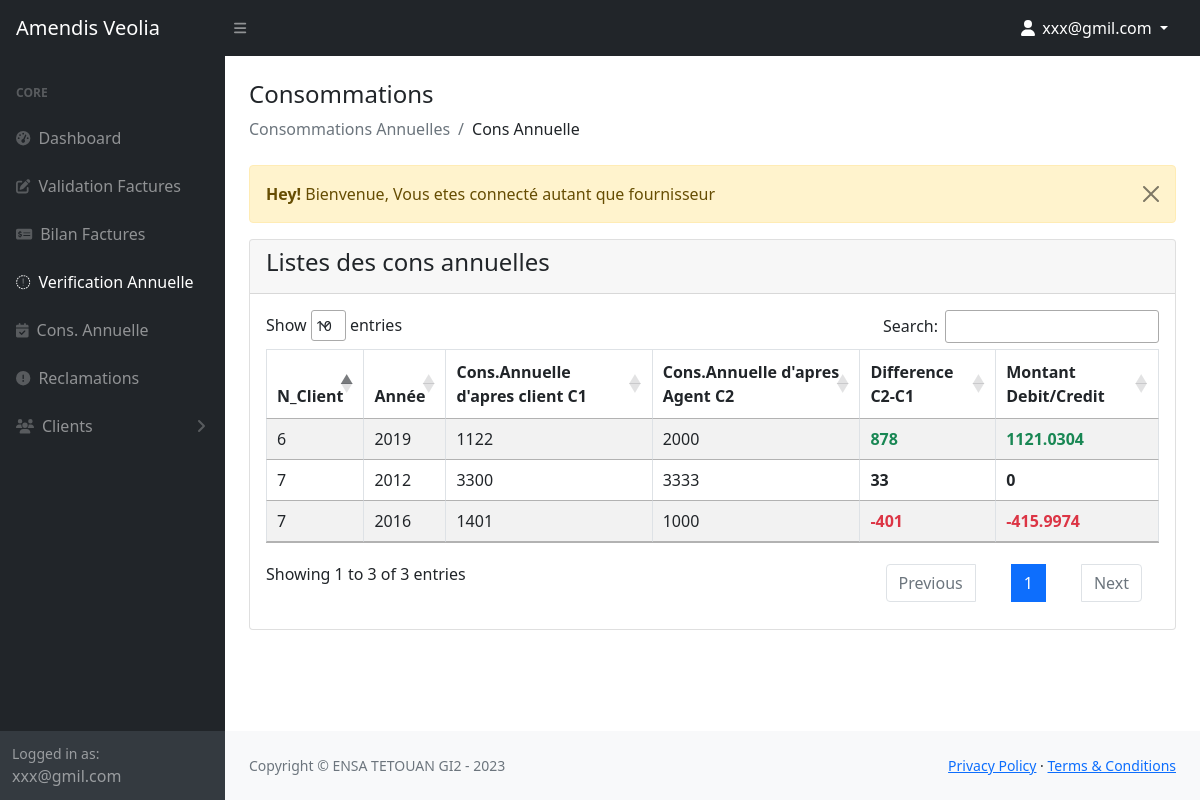
Screenshot of /TP2project/admin/cons-annuelle.php (signed in) with the database file from the repository.
### tables this page shows
CREATE TABLE `fournisseurs` (
  `id_fr` int(255) NOT NULL,
  `nom_fr` varchar(30) NOT NULL,
  `adresse_fr` varchar(200) NOT NULL,
  `tel_fr` varchar(20) NOT NULL,
  `email_fr` varchar(50) NOT NULL,
  `mdp_fr` varchar(30) NOT NULL
);

CREATE TABLE `factures` (
  `id_fac` int(255) NOT NULL,
  `montant_ht` float NOT NULL,
  `montant_taxes` float NOT NULL,
  `montant_ttc` float NOT NULL,
  `quantite` int(30) NOT NULL,
  `etat` varchar(20) NOT NULL,
  `created_fr` timestamp NOT NULL DEFAULT current_timestamp(),
  `id_cl` int(20) NOT NULL,
  `id_fr` int(20) NOT NULL,
  `id_consommation` int(20) NOT NULL,
  `cons_par_annee` int(20) NOT NULL,
  `solde_anterieur` float NOT NULL
);

CREATE TABLE `clients` (
  `id_cl` int(255) NOT NULL,
  `nom_cl` varchar(50) NOT NULL,
  `prenom_cl` varchar(50) NOT NULL,
  `cin_cl` varchar(20) NOT NULL,
  `adresse_cl` varchar(100) NOT NULL,
  `tel_cl` varchar(20) NOT NULL,
  `email_cl` varchar(50) NOT NULL,
  `passwd_cl` varchar(50) NOT NULL,
  `created_at` timestamp NOT NULL DEFAULT current_timestamp(),
  `date_abonnement` date DEFAULT NULL,
  `id_zone` int(255) NOT NULL
);

CREATE TABLE `consommations` (
  `id_consommation` int(255) NOT NULL,
  `index_compteur` int(20) NOT NULL,
  `mois` varchar(10) NOT NULL,
  `annee` varchar(5) NOT NULL,
  `image` varchar(255) NOT NULL,
  `etat_cons` varchar(20) NOT NULL,
  `id_cl` int(255) NOT NULL
);

### TP2project/admin/cons-annuelle.php (the view, shortened to what this page needs)
<?php
include('config/dbcon.php');
include('includes/header.php');
?>
<div class="container-fluid px-4">
    <h4 class="mt-4">Consommations</h4>
    <ol class="breadcrumb mb-4">
        <li class="breadcrumb-item active">Consommations Annuelles</li>
        <li class="breadcrumb-item ">Cons Annuelle</li>
    </ol>
    <div class="row">
        <div class="col-md-12">
            <?php include('message.php')?>
            <div class="card">
                <div class="card-header">
                    <h4>Listes des cons annuelles </h4>
                </div>
                <div class="card-body">
                    <table id='myDataTable' class="table table-bordered table-striped table-sm ">
                        <thead>
                            <tr>
                                <th>N_Client</th>
                                <th>Année</th>
                                <th>Cons.Annuelle d'apres client C1</th>
                                <th>Cons.Annuelle d'apres Agent C2</th>
                                <th>Difference C2-C1</th>
                                <th>Montant Debit/Credit</th>
                            </tr>
                        </thead>
                        <tbody>
                            <?php
                            $query="SELECT clients.id_cl, consommations.annee, factures.cons_par_annee, consommations.annee, cons_annuelles.Consommation, factures.id_fac
                            FROM factures, clients, consommations, cons_annuelles
                            WHERE
                                 clients.id_cl = consommations.id_cl
                            AND factures.id_consommation = consommations.id_consommation
                            AND consommations.mois='12'
                            AND cons_annuelles.idClient = clients.id_cl AND consommations.annee=cons_annuelles.Annee
                            GROUP BY id_cl, consommations.annee, cons_annuelles.Annee
                            ";
                            $query_run = mysqli_query($con, $query);
                            if(mysqli_num_rows($query_run) > 0){
                                foreach($query_run as $row){
                                    $diff =$row['Consommation']-$row['cons_par_annee'];
                                    $color = ($diff <-100) ? "text-danger" :(($diff)>100? "text-success" :"" );
                                    if($diff<=100){
                                        $mt_ht = $diff * 0.91;
                                    }elseif($diff>=101 && $diff<=200){
                                        $mt_ht = $diff * 1.01;
                                    }elseif($diff>=201){
                                        $mt_ht = $diff * 1.12;
                                    }
                                    $mt_taxes= $mt_ht * 0.14;
                                    $mt_ttc = $mt_ht + $mt_taxes;
                                    if($diff < 100 && $diff > -100){
                                        $mt_ttc = 0;
                                    }
                                    $color2 = ($mt_ttc < 0 ) ? "text-danger" :(($mt_ttc)>0? "text-success" :"");
                                    ?>
                                    <tr>
                                        <td> <?= $row['id_cl']; ?> </td>
                                        <td> <?= $row['annee']; ?></td>
                                        <td> <?= $row['cons_par_annee']; ?> </td>
                                        <td> <?= $row['Consommation']; ?> </td>
                                        <td>
                                            <span class="<?= $color ?> fw-bold"><?= $diff ?> </span>
                                        </td>
                                        <td>
                                            <span class="<?= $color2 ?> fw-bold"> <?= $mt_ttc ?> </td> </span>
                                    </tr>
                                    <?php
                                }
                            }else{
                                ?>
                                    <tr>
                                        <td colspan=6> Pas d'enregistrement trouvee</td>
                                    </tr>
                                <?php
                            }
                            ?>
                        </tbody>
                    </table>
                </div>
            </div>
        </div>
    </div>
</div>
<?php
include('includes/footer.php');
include('includes/scripts.php');
?>

### TP2project/admin/includes/navbar-top.php (shortened to what this page needs)
<nav class="sb-topnav navbar navbar-expand navbar-dark bg-dark">
    <a class="navbar-brand ps-3" href="index.html">Amendis Veolia</a>
    <button class="btn btn-link btn-sm order-1 order-lg-0 me-4 me-lg-0" id="sidebarToggle" href="#!"><i class="fas fa-bars"></i></button>
        <?php
            $sql = mysqli_query($con,"SELECT * FROM fournisseurs WHERE id_fr = {$_SESSION['id_fr']} " );
            if(mysqli_num_rows($sql) >0){
              $row = mysqli_fetch_assoc($sql);
            }
          ?>
    <ul class="navbar-nav ms-auto ms-md-0 me-3 me-lg-4">
        <li class="nav-item dropdown">
            <a class="nav-link dropdown-toggle text-white" id="navbarDropdown" href="#" role="button" data-bs-toggle="dropdown" aria-expanded="false">
                <i class="fas fa-user fa-fw"></i> <?= $row['email_fr'];?>
            </a>
        </li>
    </ul>
</nav>

### TP2project/admin/includes/sidebar.php (shortened to what this page needs)
<div id="layoutSidenav_nav">
    <?php  $page = substr($_SERVER['SCRIPT_NAME'], strrpos($_SERVER['SCRIPT_NAME'], "/")+1); ?>
    <nav class="sb-sidenav accordion sb-sidenav-dark" id="sidenavAccordion">
        <div class="sb-sidenav-menu">
            <div class="nav">
                <div class="sb-sidenav-menu-heading">Core</div>
                <a class="nav-link <?=$page == 'index.php' ? 'active':'' ?> " href="index.php">
                    <div class="sb-nav-link-icon"><i class="fas fa-tachometer-alt"></i></div>
                    Dashboard
                </a>
                <a class="nav-link <?=$page == 'validate_fac.php' ? 'active':'' ?> " href="validate_fac.php">
                    <div class="sb-nav-link-icon"><i class="fas fa-pen-to-square"></i></div>
                        Validation Factures
                </a>
                <a class="nav-link <?=$page == 'view_fac.php' ? 'active':'' ?> " href="view_fac.php">
                    <div class="sb-nav-link-icon"><i class="fas fa-money-check-dollar"></i></div>
                        Bilan Factures
                </a>
                <a class="nav-link <?=$page == 'cons-annuelle.php' ? 'active':'' ?> " href="cons-annuelle.php">
                    <div class="sb-nav-link-icon"><i class="fa-sharp fa-solid fa-file-pen"></i></div>
                       Verification Annuelle
                </a>
                <a class="nav-link <?=$page == 'verify-annuelle.php' ? 'active':'' ?> " href="verify-annuelle.php">
                    <div class="sb-nav-link-icon"><i class="fa-solid fa-calendar-check"></i></div>
                       Cons. Annuelle
                </a>
                <a class="nav-link <?=$page == 'view-nonrec.php' ? 'active':'' ?> " href="view-nonrec.php">
                    <div class="sb-nav-link-icon"><i class="fa-solid fa-circle-exclamation"></i></div>
                       Reclamations
                </a>
                <a class="nav-link collapsed <?= $page == 'view-register.php' || $page == 'register-add.php'|| $page == 'register-edit.php' ? 'active':'' ?>" href="#" data-bs-toggle="collapse" data-bs-target="#collapseLayouts" aria-expanded="false" aria-controls="collapseLayouts">
                    <div class="sb-nav-link-icon"><i class="fas fa-users"></i></div>
                        Clients
                    <div class="sb-sidenav-collapse-arrow"><i class="fas fa-angle-down"></i></div>
                </a>
            </div>
        </div>
        <div class="sb-sidenav-footer">
            <div class="small">Logged in as:</div>
                <?= $row['email_fr']; ?>
        </div>
    </nav>
</div>

### rows the page displays
fournisseurs: email_fr "xxx@gmil.com"
factures: id_cl.id_cl "6", id_consommation.annee "2019", cons_par_annee "1122", Consommation "2000", diff "878", mt_ttc "1121.0304"
factures: id_cl.id_cl "7", id_consommation.annee "2012", cons_par_annee "3300", Consommation "3333", diff "33", mt_ttc "0"
factures: id_cl.id_cl "7", id_consommation.annee "2016", cons_par_annee "1401", Consommation "1000", diff "-401", mt_ttc "-415.9974"

### other values shown
$_SESSION['message'] "Bienvenue, Vous etes connecté autant que fournisseur"
